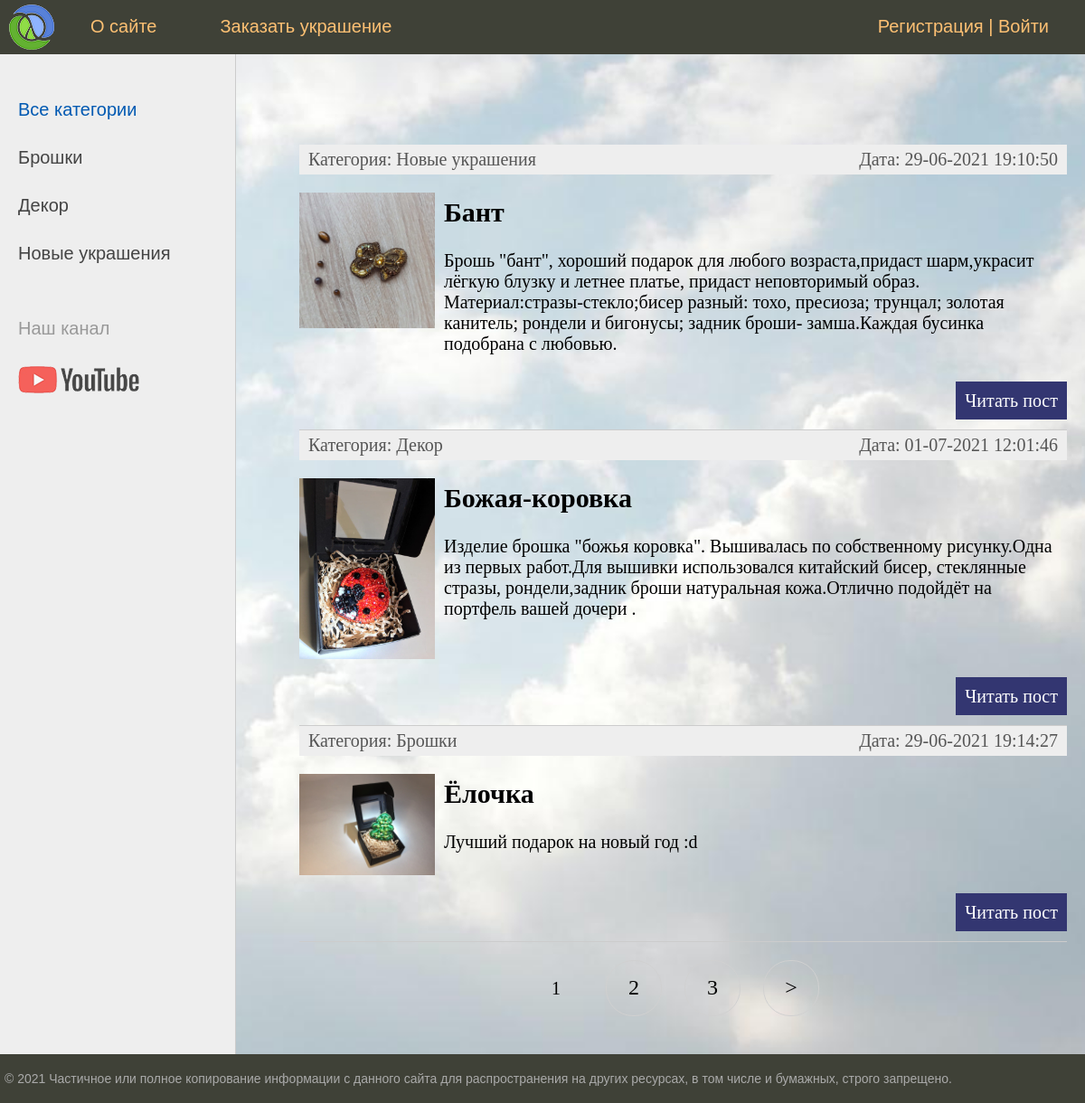
The page / on the database its author committed.
### decoration/models.py (models this page shows, shortened)
class Category(models.Model):
    name = models.CharField(max_length=100, db_index=True, verbose_name="Категория")
    slug = models.SlugField(max_length=255, unique=True, db_index=True, verbose_name="URL")
    def __str__(self):
        return self.name
    def get_absolute_url(self):
        return reverse('category', kwargs={'cat_slug': self.slug})
    class Meta:
        verbose_name = 'Категория'
        verbose_name_plural = 'Категории'
        ordering = ['id']

class Decoration(models.Model):
    title = models.CharField(max_length=255, verbose_name="Заголовок")
    slug = models.SlugField(max_length=255, unique=True, db_index=True, verbose_name="URL")
    content = models.TextField(blank=True, verbose_name="Описание")
    photo = models.ImageField(upload_to="photos/%Y/%m/%d/", verbose_name="Фото")
    time_create = models.DateTimeField(auto_now_add=True, verbose_name="Время создания")
    time_update = models.DateTimeField(auto_now=True, verbose_name="Время изменения")
    is_published = models.BooleanField(default=True, verbose_name="Публикация")
    cat = models.ForeignKey('Category', on_delete=models.PROTECT, verbose_name="Категории")
    def get_absolute_url(self):
        return reverse('post', kwargs={'post_slug': self.slug})
    class Meta:
        verbose_name = 'Брошки'
        verbose_name_plural = 'Брошки'
        ordering = ['id']

### decoration/views.py (the view)
# urls.py: path('', DecorationHome.as_view(), name='home'),
class DecorationHome(DataMixin, ListView):
    model = Decoration
    template_name = 'decoration/index.html'
    context_object_name = 'posts'
    def get_context_data(self, *, object_list=None, **kwargs):
        context = super().get_context_data(**kwargs)
        c_def = self.get_user_context(title="Главная страница")
        return dict(list(context.items()) + list(c_def.items()))
    def get_queryset(self):
        return Decoration.objects.filter(is_published=True)

### decoration/utils.py (called while the page is built)
    def get_user_context(self, **kwargs):
        context = kwargs
        cats = cache.get('cats')
        if not cats:
            cats = Category.objects.annotate(Count('decoration'))
            cache.set('cats', cats, 60)
        user_menu = menu.copy()
        if not self.request.user.is_authenticated:
            user_menu.pop(1)
        context['menu'] = user_menu
        context['cats'] = cats
        if "cat_selected" not in context:
            context['cat_selected'] = 0
        return context

### decoration/templates/decoration/index.html (shortened to what this page needs)
{% extends 'decoration/base.html' %}
{% block content %}
<ul class="list-articles">
	{% for p in posts %}
			<li><div class="article-panel">
	<p class="first">Категория: {{p.cat}}</p>
	<p class="last">Дата: {{p.time_update|date:"d-m-Y H:i:s"}}</p>
</div>
{% if p.photo %}
	<p><img class="img-article-left thumb" src="{{p.photo.url}}"></p>
{% endif %}
				<h2>{{p.title}}</h2>
	{% autoescape on %}
	{{p.content|linebreaks|truncatewords:50}}
	{% endautoescape %}
			<p class="link-read-post"><a href="{{ p.get_absolute_url }}">Читать пост</a></p>
			</li>
	{% endfor %}
</ul>
{% endblock %}

### decoration/templates/decoration/base.html (shortened to what this page needs)
{% load static %}
{% load decoration_tags %}
<!DOCTYPE html>
<html>
<head>
	<link type="text/css" href="{% static 'decoration/css/styles.css' %}" rel="stylesheet"/>
	<link href="{% static '.../decoration/css/styles.css' %}" rel="stylesheet" type="text/css"/>
</head>
<body>
<table class="table-page" border=0 cellpadding="0" cellspacing="0">
<tr><td valign=top>
{% block mainmenu %}
		<div class="header">
			<ul id="mainmenu" class="mainmenu">
			<li class="logo"><a href="{% url 'home' %}"><div class="logo"></div></a></li>
{% for m in menu %}
				<li><a href="{% url m.url_name %}">{{m.title}}</a></li>
{% endfor %}
			{% if request.user.is_authenticated %}
			<li class="last"> {{user.username}} | <a href="{% url 'logout' %}">Выйти</a></li>
			{% else %}
			<li class="last"><a href="{% url 'register' %}">Регистрация</a> | <a href="{% url 'login' %}">Войти</a></li>
			{% endif %}
			</ul>
		</div>
{% endblock mainmenu %}
<table class="table-content" border=0 cellpadding="0" cellspacing="0">
<tr>
	<td valign="top" class="left-chapters">
	<ul id="leftchapters">
{% if cat_selected == 0 %}
		<li class="selected">Все категории</li>
{% else %}
		<li><a href="{% url 'home' %}">Все категории</a></li>
{% endif %}
{% for c in cats %}
{% if c.decoration__count > 0 %}
	{% if c.pk == cat_selected %}
		<li class="selected">{{c.name}}</li>
	{% else %}
		<li><a href="{{ c.get_absolute_url }}">{{c.name}}</a></li>
	{% endif %}
{% endif %}
{% endfor %}
		<li class="share">
		<p>Наш канал</p>
		<a class="share-yt" href="https://www.youtube.com/channel/UCTtAvpHVxCIxX7emWGjLh_A" target="_blank" rel="nofollow"></a>
		</li>
	</ul>
</td>
<td valign="top" class="content">
	<div class="content-text">
{% block content %}
{% endblock %}
{% if page_obj.has_other_pages %}
<nav class="list-pages">
	<ul>
		{% for p in paginator.page_range %}
		{% if page_obj.number == p %}
		<li class="page-num page-num-selected">{{ p }}</li>
		{% elif p >= page_obj.number|add:-2 and p <= page_obj.number|add:2 %}
		<li class="page-num">
			<a href="?page={{ p }}">{{ p }}</a>
		</li>
		{% endif %}
		{% endfor %}
{% if page_obj.has_next %}
<li class="page-num">
	<a href="?page={{ page_obj.next_page_number }}">&gt;</a>
</li>
{% endif %}
	</ul>
</nav>
{% endif %}
	</div>
</td></tr></table>
</td></tr>
<tr><td valign=top>
	<div id="footer">
		<p>&copy; 2021 Частичное или полное копирование информации с данного сайта для распространения на других ресурсах, в том числе и бумажных, строго запрещено.</p>
	</div>
</td></tr></table>
</body>
</html>

### decoration/static/decoration/css/styles.css (style rules this page uses)
html, body { font-family: 'Arial'; margin: 0; padding: 0; height: 100%; width: 100%; color: #444; }
a { color: #0059b2; text-decoration: none; }
img { max-width: 600px; height: auto; }
img.img-article-left { max-width: 300px; height: auto; float: left; padding: 0 10px 10px 0; }
img.img-article-left.thumb { max-width: 150px; height: auto; }
p.link-read-post { text-align: right; }
p.link-read-post a { padding: 10px; min-width: 100px; background: #333671; color: #fff; text-decoration: none; }
div.article-panel { background: #eee; padding: 5px 10px 5px 10px; box-sizing border-box; overflow: hidden; color: #555; }
div.article-panel p.first { margin: 0; float: left; }
div.article-panel p.last { margin: 0; float: right; }
ul.list-articles { list-style: none; margin: 0; padding: 0; }
ul.list-articles li { border-bottom: 1px solid #ccc; }
.table-page { width: 100%; height: 100%; vertical-align: top; }
.table-page tr { height: 100%; }
.header { background: #3F4137; height: 60px; }
.logo { background: url('../images/logo.png') no-repeat 10px 5px; width: 70px; height: 60px; }
ul.mainmenu { list-style: none; margin: 0; padding: 0; height: 60px; color: #fdc073; font-size: 20px; overflow: hidden; }
ul.mainmenu li { float: left; margin: 18px 40px 0 30px; }
ul.mainmenu li.logo { margin: 0; }
ul.mainmenu li.last { float: right; }
ul.mainmenu li a { color: #fdc073; text-decoration: none; }
.table-content { width: 100%; min-height: 100%; height: 100%; }
.left-chapters { margin: 0; background: #eee; border-right: 1px solid #ccc; min-height: 100%; }
.left-chapters ul { width: 230px; min-height: 100%; margin: 0; padding: 20px 10px 10px 20px; list-style: none; font-size: 20px; }
.left-chapters ul li { margin: 30px 0 0 0; color: #999; }
.left-chapters ul li.selected { color: #0059b2; }
.left-chapters ul li a { color: #444; text-decoration: none; }
.left-chapters ul li.share { margin: 60px 0 0 0; }
.left-chapters ul li.share p { margin: 30px 0 30px 0; }
.left-chapters ul li.share a { display: inline-block; width: 40px; height: 40px; margin: 0 20px 0 0; }
.left-chapters ul li.share a.share-yt { width: 100%; height: 30px; background: url('../images/share_yt.png') no-repeat 0 0 }
.content { padding: 40px 20px 20px 40px; width: 100%; box-sizing: border-box; }
.content-text { margin: 60px 0 0 30px; color: #000; font-size: 20px; font-family: Yandex Sans Display Light; }
#footer { box-sizing: border-box; background: #3F4137; padding: 5px; color: #aaa; font-size: 14px; font-family: Verdana, Geneva, Arial, Helvetica; text-align: left; overflow: hidden; }
.list-pages { text-align: center; margin: 0 0 20px 0; }
.list-pages ul { margin: 20px 0 0 0; padding: 0; list-style: none; }
.list-pages ul li { display: inline-block; margin: 0 20px 0 0; }
.list-pages a { color: #000; font-size: 24px; text-decoration: none; }
.list-pages .page-num, .page-num-selected { display: inline-block; width: 60px; height: 44px; padding: 16px 0 0 0; border: 1px solid #d0d0d0; border-radius: 30px; }
.list-pages .page-num-selected { border: none; color: #000; font-size: 20px; }
body { background: url("../images/fon2.jpg") no-repeat center center fixed; background-size: cover; -webkit-background-size: cover; -moz-background-size: cover; -o-background-size: cover; }

### rows shown on the page
Category: name "Брошки"
Category: name "Декор"
Category: name "Новые украшения"
Decoration: cat "Новые украшения", time_update "29-06-2021 19:10:50", photo (picture), title "Бант", content "Брошь \"бант\", хороший подарок для любого возраста,придаст шарм,украсит лёгкую блузку и летнее платье, придаст неповторимый образ. Материал:стразы-стекло;бисер разный: тохо, пресиоза; трунцал; золотая канитель; рондели и бигонусы; задник броши- замша.Каждая бусинка подобрана с любовью."
Decoration: cat "Декор", time_update "01-07-2021 12:01:46", photo (picture), title "Божая-коровка", content "Изделие брошка \"божья коровка\". Вышивалась по собственному рисунку.Одна из первых работ.Для вышивки использовался китайский бисер, стеклянные стразы, рондели,задник броши натуральная кожа.Отлично подойдёт на портфель вашей дочери ."
Decoration: cat "Брошки", time_update "29-06-2021 19:14:27", photo (picture), title "Ёлочка", content "Лучший подарок на новый год :d"

### other values the page prints
{{ m.title }} "О сайте" "Заказать украшение"
{{ p }} "1"
{{ p }} "2" "3"
